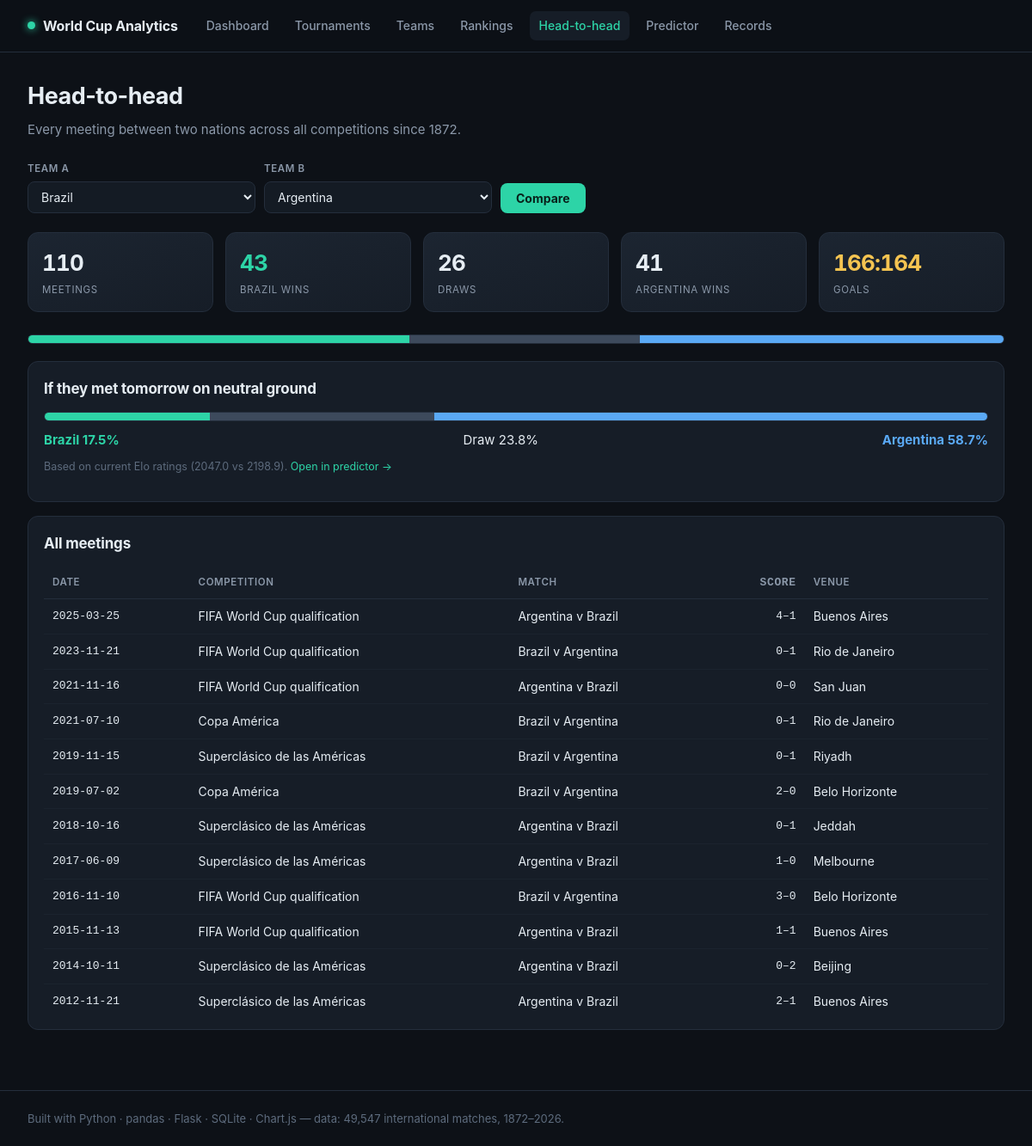
/head-to-head, run on the app's committed database.
### tables this page shows
CREATE TABLE teams (
    id   INTEGER PRIMARY KEY,
    name TEXT NOT NULL UNIQUE
);

### app/routes/pages.py (the view)
@bp.route("/head-to-head")
def head_to_head():
    a = request.args.get("a", "Brazil")
    b = request.args.get("b", "Argentina")
    result = analytics.head_to_head(a, b) if a and b and a != b else None
    return render_template("head_to_head.html", a=a, b=b, result=result,
                           prediction=predictor.predict(a, b) if result else None)

### app/db.py (called while the page is built)
def connect(path=DB_PATH, read_only=False):
    if read_only:
        conn = sqlite3.connect(f"file:{path}?mode=ro&immutable=1", uri=True)
    else:
        conn = sqlite3.connect(path)
        conn.execute("PRAGMA foreign_keys = ON")
    conn.row_factory = sqlite3.Row
    return conn

def get_db():
    if "db" not in g:
        g.db = connect(current_app.config["DB_PATH"],
                       read_only=current_app.config.get("READ_ONLY_DB", False))
    return g.db

def query(sql, params=(), one=False):
    rows = get_db().execute(sql, params).fetchall()
    rows = [dict(r) for r in rows]
    if one:
        return rows[0] if rows else None
    return rows

### app/routes/pages.py (called while the page is built)
@bp.app_context_processor
def inject_nav():
    return {"all_teams": analytics.teams_list(world_cup_only=False)}

### app/services/analytics.py (called while the page is built)
def teams_list(world_cup_only=True):
    where = f"WHERE {WC}" if world_cup_only else ""
    return [r["name"] for r in query(f"""
        SELECT t.name, COUNT(*) AS n
        FROM team_matches tm JOIN teams t ON t.id = tm.team_id
        {where}
        GROUP BY t.id ORDER BY n DESC, t.name""")]

### app/services/elo.py (called while the page is built)
def expected_score(rating_a, rating_b, home_advantage=0.0):
    diff = (rating_a + home_advantage) - rating_b
    return 1.0 / (1.0 + 10 ** (-diff / 400.0))

### app/services/predictor.py (called while the page is built)
def bucket_for(diff):
    return int(abs(diff) // BUCKET_SIZE)

def load_calibration():
    rows = query("SELECT bucket, matches, draw_rate FROM draw_calibration ORDER BY bucket")
    return {r["bucket"]: r["draw_rate"] for r in rows}

def draw_probability(diff, calibration):
    if not calibration:
        return 0.25
    b = bucket_for(diff)
    if b in calibration:
        return calibration[b]
    return calibration[max(calibration)]

def probabilities(rating_home, rating_away, calibration, neutral=True):
    advantage = 0.0 if neutral else ELO_HOME_ADVANTAGE
    expected = expected_score(rating_home, rating_away, advantage)
    diff = (rating_home + advantage) - rating_away
    p_draw = draw_probability(diff, calibration)
    p_home = expected - p_draw / 2
    p_away = 1 - p_home - p_draw
    p_home, p_draw, p_away = (max(0.0, p) for p in (p_home, p_draw, p_away))
    total = p_home + p_draw + p_away or 1.0
    return p_home / total, p_draw / total, p_away / total

def team_rating(name):
    row = query("""SELECT e.rating, e.matches FROM elo_ratings e
                   JOIN teams t ON t.id = e.team_id WHERE t.name = ?""", (name,), one=True)
    return row

### app/templates/head_to_head.html (shortened to what this page needs)
{% extends "base.html" %}
{% block content %}
<h1>Head-to-head</h1>
<p class="lede">Every meeting between two nations across all competitions since 1872.</p>
<form class="controls" method="get">
  <div class="field"><label for="a">Team A</label>
    <select name="a" id="a">
      {% for t in all_teams %}<option value="{{ t }}" {{ 'selected' if t==a }}>{{ t }}</option>{% endfor %}
    </select></div>
  <div class="field"><label for="b">Team B</label>
    <select name="b" id="b">
      {% for t in all_teams %}<option value="{{ t }}" {{ 'selected' if t==b }}>{{ t }}</option>{% endfor %}
    </select></div>
  <button type="submit">Compare</button>
</form>
{% if not result or result.summary.played == 0 %}
  <div class="card"><p class="empty">{{ a }} and {{ b }} have never met in the dataset.</p></div>
{% else %}
  {% set s = result.summary %}
  <div class="kpis">
    <div class="kpi"><div class="v">{{ s.played }}</div><div class="k">Meetings</div></div>
    <div class="kpi accent"><div class="v">{{ s.a_wins }}</div><div class="k">{{ a }} wins</div></div>
    <div class="kpi"><div class="v">{{ s.draws }}</div><div class="k">Draws</div></div>
    <div class="kpi"><div class="v">{{ s.b_wins }}</div><div class="k">{{ b }} wins</div></div>
    <div class="kpi gold"><div class="v">{{ s.a_goals }}:{{ s.b_goals }}</div><div class="k">Goals</div></div>
  </div>
  <div class="probbar">
    <i class="a" style="width:{{ (100 * s.a_wins / s.played) | round(1) }}%"></i>
    <i class="d" style="width:{{ (100 * s.draws  / s.played) | round(1) }}%"></i>
    <i class="b" style="width:{{ (100 * s.b_wins / s.played) | round(1) }}%"></i>
  </div>
  {% if prediction %}
  <div class="card" style="margin-bottom:16px">
    <h2>If they met tomorrow on neutral ground</h2>
    <div class="probbar" style="margin-bottom:10px">
      <i class="a" style="width:{{ prediction.pct_a }}%"></i>
      <i class="d" style="width:{{ prediction.pct_draw }}%"></i>
      <i class="b" style="width:{{ prediction.pct_b }}%"></i>
    </div>
    <div class="spread">
      <span class="pa"><strong>{{ a }} {{ prediction.pct_a }}%</strong></span>
      <span>Draw {{ prediction.pct_draw }}%</span>
      <span class="pb"><strong>{{ b }} {{ prediction.pct_b }}%</strong></span>
    </div>
    <p class="note">Based on current Elo ratings ({{ prediction.rating_a }} vs
       {{ prediction.rating_b }}). <a href="{{ url_for('pages.predict', a=a, b=b) }}">Open in predictor →</a></p>
  </div>
  {% endif %}
  <div class="card">
    <h2>All meetings</h2>
    <div class="scroll tall">
    <table>
      <thead><tr><th>Date</th><th>Competition</th><th>Match</th><th class="num">Score</th><th>Venue</th></tr></thead>
      <tbody>
      {% for m in result.matches %}
        <tr><td class="mono">{{ m.date }}</td><td>{{ m.tournament }}</td>
            <td>{{ m.home_team }} v {{ m.away_team }}</td>
            <td class="num">{{ m.home_score }}–{{ m.away_score }}</td>
            <td>{{ m.city or '—' }}</td></tr>
      {% endfor %}
      </tbody>
    </table>
    </div>
  </div>
{% endif %}
{% endblock %}

### app/static/css/style.css (style rules this page uses)
:root { --bg:#0d1117; --bg-soft:#141b24; --card:#161d27; --card-hi:#1c2531; --line:#242e3c; --line-soft:#1b232e; --text:#e6edf3; --muted:#8b98a9; --dim:#5d6b7d; --accent:#2dd4a7; --accent-dim:#1a8f70; --gold:#f5c451; --red:#f2686b; --blue:#5aa9f5; --violet:#a78bfa; --radius:12px; --font:-apple-system,BlinkMacSystemFont,"Segoe UI",Roboto,Helvetica,Arial,sans-serif; --mono:ui-monospace,SFMono-Regular,"SF Mono",Menlo,monospace; }
* { box-sizing:border-box }
body { margin:0;background:var(--bg);color:var(--text);font-family:var(--font); font-size:15px;line-height:1.55;-webkit-font-smoothing:antialiased; }
a { color:var(--accent);text-decoration:none }
h1 { font-size:27px;margin:0 0 6px;letter-spacing:-.5px;font-weight:700 }
h2 { font-size:17px;margin:0 0 14px;letter-spacing:-.2px;font-weight:650 }
.lede { color:var(--muted);margin:0 0 26px;max-width:70ch }
.card { background:var(--card);border:1px solid var(--line);border-radius:var(--radius);padding:18px }
.kpis { display:grid;grid-template-columns:repeat(auto-fit,minmax(155px,1fr));gap:14px;margin-bottom:26px }
.kpi { background:linear-gradient(160deg,var(--card-hi),var(--card)); border:1px solid var(--line);border-radius:var(--radius);padding:15px 16px }
.kpi .v { font-size:26px;font-weight:700;letter-spacing:-.8px;font-variant-numeric:tabular-nums }
.kpi .k { font-size:11.5px;color:var(--muted);text-transform:uppercase;letter-spacing:.7px;margin-top:3px }
.kpi.accent .v { color:var(--accent) }
.kpi.gold .v { color:var(--gold) }
table { width:100%;border-collapse:collapse;font-size:14px }
th { text-align:left;font-size:11.5px;text-transform:uppercase;letter-spacing:.6px; color:var(--muted);font-weight:600;padding:9px 10px;border-bottom:1px solid var(--line) }
.tall thead th { position:sticky;top:0;z-index:2;background:var(--card); border-bottom:none;box-shadow:inset 0 -1px 0 var(--line) }
td { padding:9px 10px;border-bottom:1px solid var(--line-soft) }
.num { text-align:right;font-variant-numeric:tabular-nums;font-family:var(--mono);font-size:13px }
.scroll { overflow-x:auto;-webkit-overflow-scrolling:touch }
.tall { max-height:520px;overflow-y:auto }
form.controls { display:flex;gap:10px;flex-wrap:wrap;align-items:flex-end;margin-bottom:22px }
.field { display:flex;flex-direction:column;gap:5px }
.field label { font-size:11.5px;color:var(--muted);text-transform:uppercase;letter-spacing:.6px;font-weight:600 }
select,input[type=text],input[type=search] { background:var(--bg-soft);border:1px solid var(--line);color:var(--text); padding:8px 11px;border-radius:8px;font-size:14px;font-family:inherit;min-width:190px }
button { background:var(--accent);color:#08221b;border:none;padding:9px 18px;border-radius:8px; font-weight:650;font-size:14px;cursor:pointer;font-family:inherit }
.pa { color:var(--accent) }
.pb { color:var(--blue) }
.probbar { display:flex;height:11px;border-radius:6px;overflow:hidden;margin-bottom:20px; border:1px solid var(--line) }
.probbar i { display:block;height:100% }
.probbar .a { background:var(--accent) }
.probbar .d { background:#3d4a5c }
.probbar .b { background:var(--blue) }
.note { font-size:12.5px;color:var(--dim);margin-top:10px;line-height:1.5 }
.mono { font-family:var(--mono);font-size:13px }
.spread { display:flex;justify-content:space-between;align-items:baseline;gap:12px }

### data on the page
teams: date "2025-03-25", tournament "FIFA World Cup qualification", home_team "Argentina", away_team "Brazil", home_score "4", away_score "1", city "Buenos Aires", date "2021-11-16", home_score "0", away_score "0", city "San Juan", date "2018-10-16", tournament "Superclásico de las Américas", city "Jeddah", date "2017-06-09", home_score "1", city "Melbourne", date "2015-11-13", date "2014-10-11", away_score "2", city "Beijing", date "2012-11-21", home_score "2"
teams: date "2023-11-21", tournament "FIFA World Cup qualification", home_team "Brazil", away_team "Argentina", home_score "0", away_score "1", city "Rio de Janeiro", date "2021-07-10", tournament "Copa América", date "2019-11-15", tournament "Superclásico de las Américas", city "Riyadh", date "2019-07-02", home_score "2", away_score "0", city "Belo Horizonte", date "2016-11-10", home_score "3"

### other printed values
{{ s.played }} "110"
{{ s.a_wins }} "43"
{{ a }} "BRAZIL"
{{ s.draws }} "26"
{{ s.b_wins }} "41"
{{ b }} "ARGENTINA"
{{ s.a_goals }} "166"
{{ s.b_goals }} "164"
{{ a }} "Brazil"
{{ prediction.pct_a }} "17.5"
{{ prediction.pct_draw }} "23.8"
{{ b }} "Argentina"
{{ prediction.pct_b }} "58.7"
{{ prediction.rating_a }} "2047.0"
{{ prediction.rating_b }} "2198.9"
